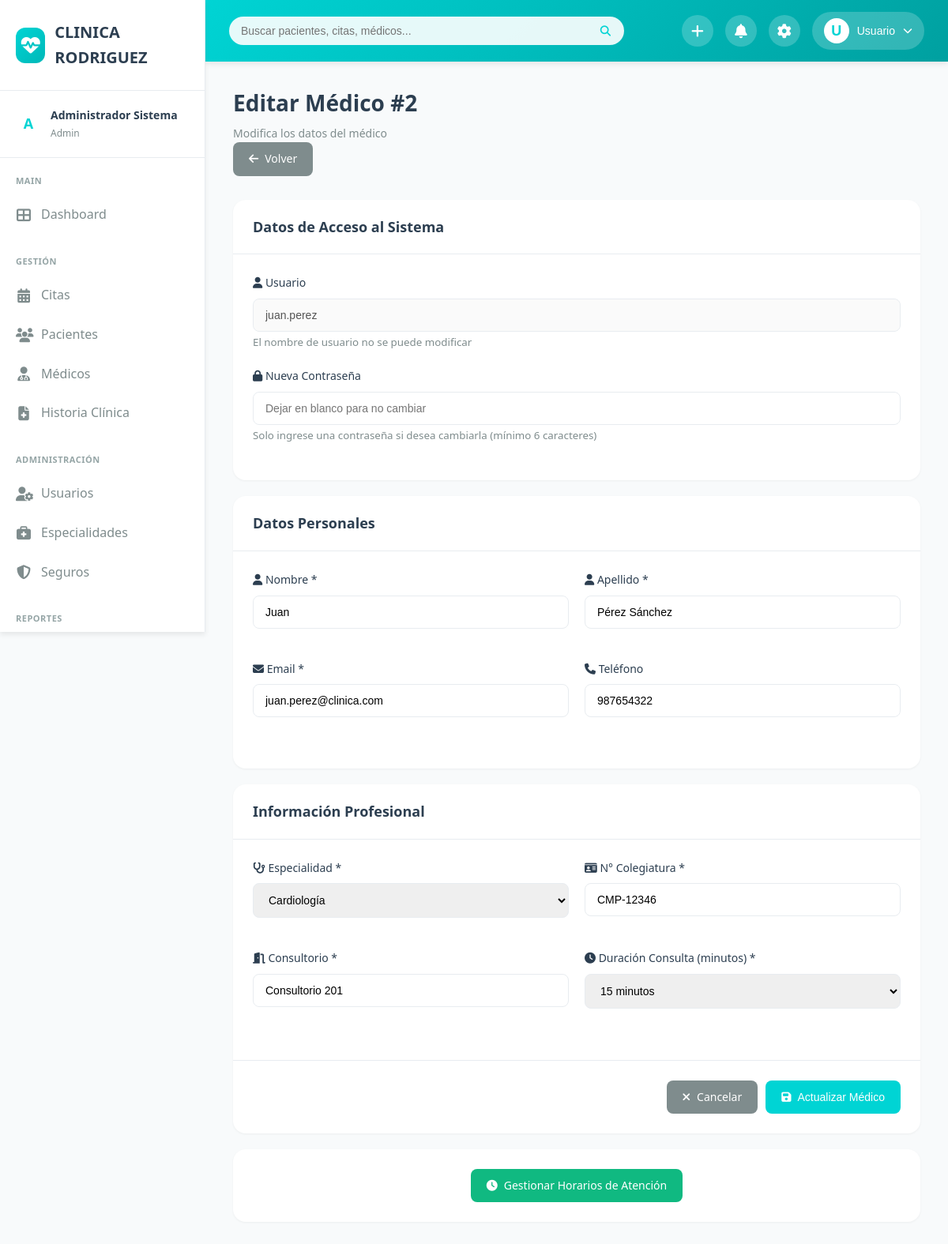
The app's page /editar-medico.php?id=2 (signed in) with its own data.
### tables this page shows
CREATE TABLE `medicos` (
  `id` int(11) NOT NULL,
  `usuario_id` int(11) NOT NULL,
  `especialidad_id` int(11) NOT NULL,
  `numero_colegiatura` varchar(50) NOT NULL,
  `consultorio` varchar(50) DEFAULT NULL,
  `duracion_consulta` int(11) DEFAULT 30 COMMENT 'Duración en minutos',
  `estado` enum('activo','inactivo') DEFAULT 'activo'
);

CREATE TABLE `usuarios` (
  `id` int(11) NOT NULL,
  `username` varchar(50) NOT NULL,
  `password` varchar(255) NOT NULL,
  `nombre` varchar(100) NOT NULL,
  `apellido` varchar(100) NOT NULL,
  `email` varchar(100) NOT NULL,
  `telefono` varchar(20) DEFAULT NULL,
  `rol` enum('admin','medico','recepcionista') NOT NULL,
  `estado` enum('activo','inactivo') DEFAULT 'activo',
  `fecha_creacion` timestamp NOT NULL DEFAULT current_timestamp(),
  `ultimo_acceso` datetime DEFAULT NULL
);

CREATE TABLE `especialidades` (
  `id` int(11) NOT NULL,
  `nombre` varchar(100) NOT NULL,
  `descripcion` text DEFAULT NULL,
  `estado` enum('activo','inactivo') DEFAULT 'activo',
  `fecha_creacion` timestamp NOT NULL DEFAULT current_timestamp()
);

### public/editar-medico.php (the view, shortened to what this page needs)
<?php
$database = new Database();
$db = $database->getConnection();
$medico_id = $_GET['id'] ?? null;
$query = "SELECT m.*, u.username, u.nombre, u.apellido, u.email, u.telefono
          FROM medicos m
          INNER JOIN usuarios u ON m.usuario_id = u.id
          WHERE m.id = :id";
$stmt = $db->prepare($query);
$stmt->bindParam(':id', $medico_id);
$stmt->execute();
$medico = $stmt->fetch(PDO::FETCH_ASSOC);
$query_especialidades = "SELECT id, nombre FROM especialidades WHERE estado = 'activo' ORDER BY nombre";
$stmt_especialidades = $db->query($query_especialidades);
$especialidades = $stmt_especialidades->fetchAll(PDO::FETCH_ASSOC);
?>
<!DOCTYPE html>
<html lang="es">
<head>
    <link rel="stylesheet" href="css/styles.css">
    <link rel="stylesheet" href="https://cdnjs.cloudflare.com/ajax/libs/font-awesome/6.4.0/css/all.min.css">
</head>
<body>
    <div class="main-wrapper">
        <?php include '../includes/sidebar.php'; ?>
        <div class="main-content">
            <?php include '../includes/header.php'; ?>
            <div class="dashboard-content">
                <div class="page-header">
                    <div>
                        <h1 class="page-title">Editar Médico #<?php echo $medico_id; ?></h1>
                        <p class="page-subtitle">Modifica los datos del médico</p>
                    </div>
                    <a href="medicos.php" class="btn btn-secondary">
                        <i class="fas fa-arrow-left"></i> Volver
                    </a>
                </div>
                <form method="POST" action="editar-medico.php?id=<?php echo $medico_id; ?>">
                    <div class="card">
                        <div class="card-header">
                            <h3 class="card-title">Datos de Acceso al Sistema</h3>
                        </div>
                        <div class="card-body">
                            <div class="form-group">
                                <label class="form-label">
                                    <i class="fas fa-user"></i> Usuario
                                </label>
                                <input type="text" class="form-control"
                                       value="<?php echo htmlspecialchars($medico['username']); ?>"
                                       disabled>
                                <small style="color: var(--text-secondary);">
                                    El nombre de usuario no se puede modificar
                                </small>
                            </div>
                            <div class="form-group">
                                <label class="form-label">
                                    <i class="fas fa-lock"></i> Nueva Contraseña
                                </label>
                                <input type="password" name="nueva_password" class="form-control"
                                       placeholder="Dejar en blanco para no cambiar">
                                <small style="color: var(--text-secondary);">
                                    Solo ingrese una contraseña si desea cambiarla (mínimo 6 caracteres)
                                </small>
                            </div>
                        </div>
                    </div>
                    <div class="card mt-2">
                        <div class="card-header">
                            <h3 class="card-title">Datos Personales</h3>
                        </div>
                        <div class="card-body">
                            <div class="form-row">
                                <div class="form-group">
                                    <label class="form-label">
                                        <i class="fas fa-user"></i> Nombre *
                                    </label>
                                    <input type="text" name="nombre" class="form-control"
                                           value="<?php echo htmlspecialchars($medico['nombre']); ?>"
                                           required>
                                </div>
                                <div class="form-group">
                                    <label class="form-label">
                                        <i class="fas fa-user"></i> Apellido *
                                    </label>
                                    <input type="text" name="apellido" class="form-control"
                                           value="<?php echo htmlspecialchars($medico['apellido']); ?>"
                                           required>
                                </div>
                            </div>
                            <div class="form-row">
                                <div class="form-group">
                                    <label class="form-label">
                                        <i class="fas fa-envelope"></i> Email *
                                    </label>
                                    <input type="email" name="email" class="form-control"
                                           value="<?php echo htmlspecialchars($medico['email']); ?>"
                                           required>
                                </div>
                                <div class="form-group">
                                    <label class="form-label">
                                        <i class="fas fa-phone"></i> Teléfono
                                    </label>
                                    <input type="tel" name="telefono" class="form-control"
                                           value="<?php echo htmlspecialchars($medico['telefono']); ?>">
                                </div>
                            </div>
                        </div>
                    </div>
                    <div class="card mt-2">
                        <div class="card-header">
                            <h3 class="card-title">Información Profesional</h3>
                        </div>
                        <div class="card-body">
                            <div class="form-row">
                                <div class="form-group">
                                    <label class="form-label">
                                        <i class="fas fa-stethoscope"></i> Especialidad *
                                    </label>
                                    <select name="especialidad_id" class="form-control" required>
                                        <?php foreach ($especialidades as $especialidad): ?>
                                        <option value="<?php echo $especialidad['id']; ?>"
                                                <?php echo $medico['especialidad_id'] == $especialidad['id'] ? 'selected' : ''; ?>>
                                            <?php echo htmlspecialchars($especialidad['nombre']); ?>
                                        </option>
                                        <?php endforeach; ?>
                                    </select>
                                </div>
                                <div class="form-group">
                                    <label class="form-label">
                                        <i class="fas fa-id-card"></i> N° Colegiatura *
                                    </label>
                                    <input type="text" name="numero_colegiatura" class="form-control"
                                           value="<?php echo htmlspecialchars($medico['numero_colegiatura']); ?>"
                                           required>
                                </div>
                            </div>
                            <div class="form-row">
                                <div class="form-group">
                                    <label class="form-label">
                                        <i class="fas fa-door-open"></i> Consultorio *
                                    </label>
                                    <input type="text" name="consultorio" class="form-control"
                                           value="<?php echo htmlspecialchars($medico['consultorio']); ?>"
                                           required>
                                </div>
                                <div class="form-group">
                                    <label class="form-label">
                                        <i class="fas fa-clock"></i> Duración Consulta (minutos) *
                                    </label>
                                    <select name="duracion_consulta" class="form-control" required>
                                        <option value="15" <?php echo $medico['duracion_consulta'] == 15 ? 'selected' : ''; ?>>15 minutos</option>
                                    </select>
                                </div>
                            </div>
                        </div>
                        <div class="card-body" style="border-top: 1px solid var(--border-color); display: flex; gap: 10px; justify-content: flex-end;">
                            <a href="medicos.php" class="btn btn-secondary">
                                <i class="fas fa-times"></i> Cancelar
                            </a>
                            <button type="submit" class="btn btn-primary">
                                <i class="fas fa-save"></i> Actualizar Médico
                            </button>
                        </div>
                    </div>
                </form>
                <div class="card mt-2">
                    <div class="card-body" style="text-align: center;">
                        <a href="gestionar-horarios.php?medico_id=<?php echo $medico_id; ?>" class="btn btn-success">
                            <i class="fas fa-clock"></i> Gestionar Horarios de Atención
                        </a>
                    </div>
                </div>
            </div>
        </div>
    </div>
</body>
</html>

### public/css/styles.css (style rules this page uses)
:root { --primary-color: #00D4D4; --primary-dark: #00B8B8; --primary-light: #4DE0E0; --secondary-color: #00A8A8; --accent-color: #FFB800; --background-main: #F8FAFB; --background-card: #FFFFFF; --background-sidebar: #FFFFFF; --text-primary: #2C3E50; --text-secondary: #7F8C8D; --text-light: #95A5A6; --text-white: #FFFFFF; --border-color: #E8ECF0; --shadow-sm: 0 1px 3px rgba(0, 0, 0, 0.05); --shadow-md: 0 4px 6px rgba(0, 0, 0, 0.07); --shadow-lg: 0 10px 25px rgba(0, 0, 0, 0.1); --shadow-xl: 0 20px 40px rgba(0, 0, 0, 0.15); --radius-sm: 8px; --radius-md: 12px; --radius-lg: 16px; --transition: all 0.3s cubic-bezier(0.4, 0, 0.2, 1); }
* { margin: 0; padding: 0; box-sizing: border-box; }
body { font-family: 'Segoe UI', Tahoma, Geneva, Verdana, sans-serif; background-color: var(--background-main); color: var(--text-primary); line-height: 1.6; overflow-x: hidden; }
.main-wrapper { display: flex; min-height: 100vh; }
.main-content { flex: 1; margin-left: 260px; transition: var(--transition); }
.dashboard-content { padding: 30px 35px; }
.page-header { margin-bottom: 30px; }
.page-title { font-size: 28px; font-weight: 700; color: var(--text-primary); margin-bottom: 5px; }
.page-subtitle { color: var(--text-secondary); font-size: 14px; }
.card { background: var(--background-card); border-radius: var(--radius-lg); box-shadow: var(--shadow-sm); overflow: hidden; }
.card-header { padding: 20px 25px; border-bottom: 1px solid var(--border-color); display: flex; justify-content: space-between; align-items: center; }
.card-title { font-size: 18px; font-weight: 600; color: var(--text-primary); }
.card-body { padding: 25px; }
.btn { padding: 10px 20px; border: none; border-radius: var(--radius-sm); font-size: 14px; font-weight: 500; cursor: pointer; transition: var(--transition); display: inline-flex; align-items: center; gap: 8px; text-decoration: none; }
.btn-primary { background: var(--primary-color); color: white; }
.btn-secondary { background: var(--text-secondary); color: white; }
.btn-success { background: #10B981; color: white; }
.form-group { margin-bottom: 20px; }
.form-label { display: block; margin-bottom: 8px; font-size: 14px; font-weight: 500; color: var(--text-primary); }
.form-control { width: 100%; padding: 12px 15px; border: 1px solid var(--border-color); border-radius: var(--radius-sm); font-size: 14px; transition: var(--transition); }
select.form-control { cursor: pointer; }
.mt-2 { margin-top: 20px; }

### public/editar-medico.php (style rules this page uses)
.form-row { display: grid; grid-template-columns: repeat(auto-fit, minmax(250px, 1fr)); gap: 20px; margin-bottom: 20px; }

### records on screen
medicos: usuario.username "juan.perez", nombre "Juan", apellido "Pérez Sánchez", email "juan.perez@clinica.com", telefono "987654322", especialidad_id "Cardiología", numero_colegiatura "CMP-12346", consultorio "Consultorio 201"

### other values on screen
substr($user_name, 0, 1) "A"
$user_name . ' ' . $user_apellido "Administrador Sistema"
$user_role "Admin"
substr($nombre, 0, 1) "U"
explode(' ', $nombre)[0] "Usuario"
$medico_id "2"
